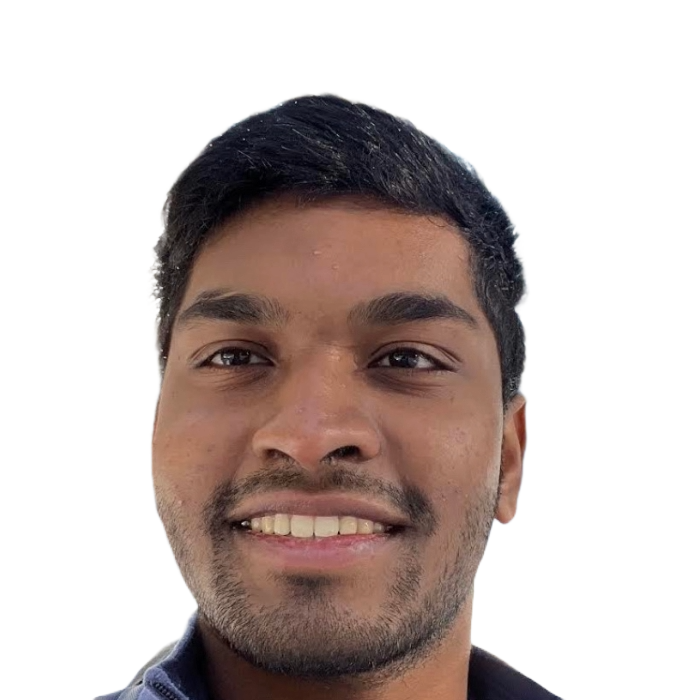
#> input picture proj_3_morphing/images/theo_nobg.png, 700 x 700 px, found by its file name
$ jupyter execute --allow-errors face_morphing.ipynb
#> lines starting #> are read from the running program, lines starting #| are printed output that depends on the picture
[cell 1]
import os
import cv2
import numpy as np
import scipy as sp
import matplotlib.pyplot as plt
import skimage as sk
import skimage.io as skio
import json

[cell 2]
# Import images
theo = sk.img_as_float(np.array(skio.imread("theo_nobg.png")))[:,:,:-1]
magnus = sk.img_as_float(np.array(skio.imread("magnus_nobg.png")))[:,:,:-1]
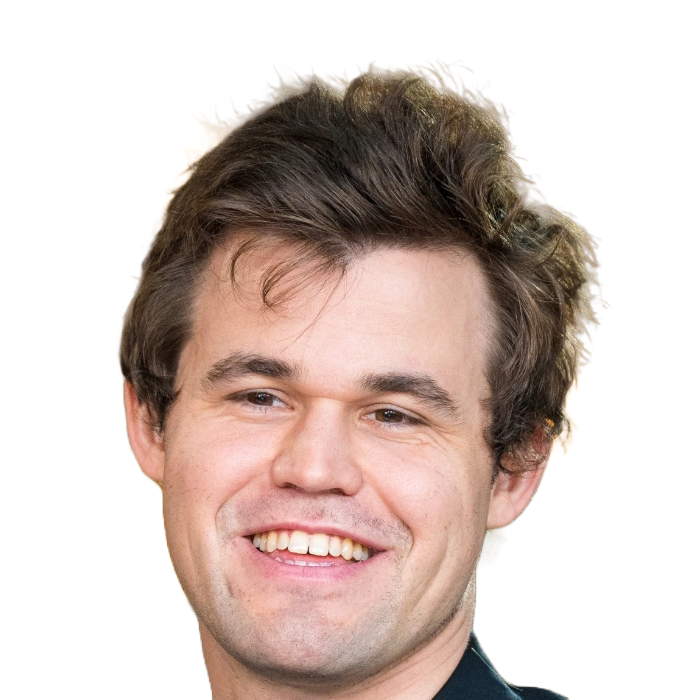
#> input picture proj_3_morphing/images/magnus_nobg.png, 700 x 700 px, found by its file name
figure,axes = plt.subplots(2)
axes[0].imshow(theo)
axes[1].imshow(magnus)
plt.show()
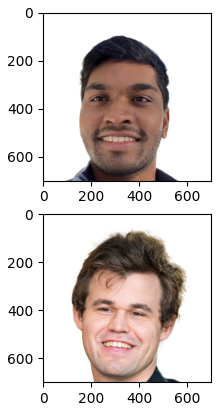
#> figure drawn by matplotlib, 2 panels
